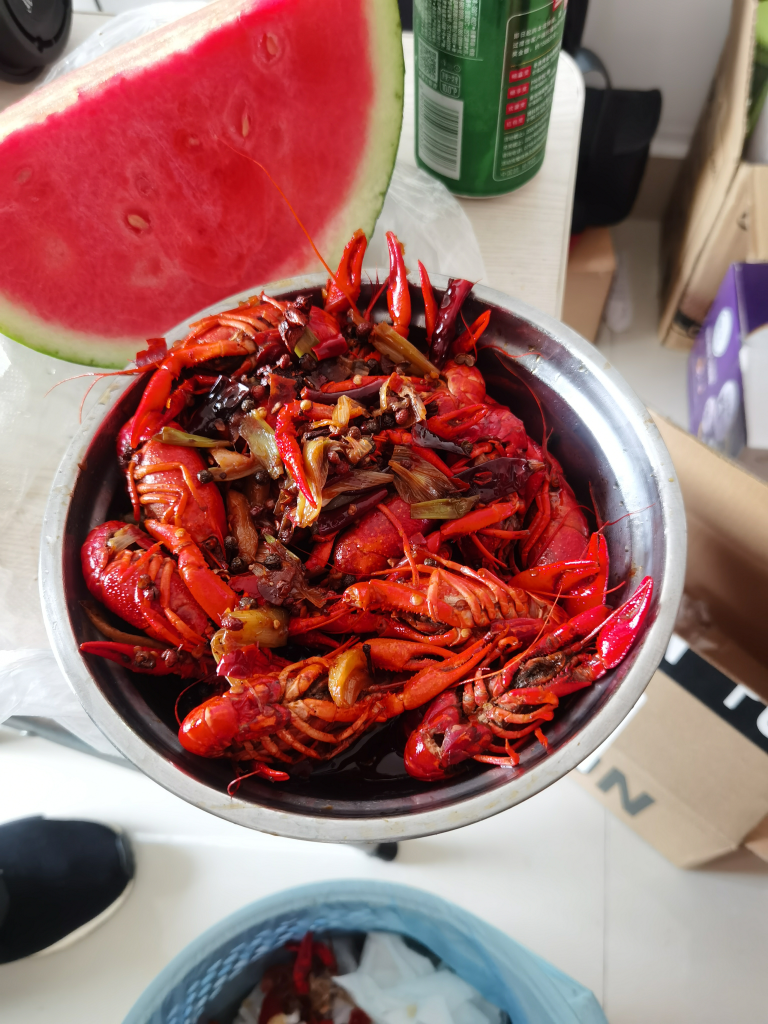
#> input picture learning opencv1/data/P40.jpg, 3072 x 4096 px, given in place of , which was not available (shown at 1/4 size)
$ python video_meanshift.py
#> lines starting #> are read from the running program, lines starting #| are printed output that depends on the picture; after the words box and inside, x2 and y2 are one past the last pixel; in counts of white or black regions, pixels touching at a corner belong together; pictures that were not available may be replaced by others from this repository, and a replacement may not be noted
# Meanshift和Camshift算法在视频中找到并跟踪目标对象

import numpy as np
import cv2

filename = './'
cap = cv2.VideoCapture(filename)

# 读取视频中的每一帧
ret, frame = cap.read()
#> frame is the input picture: shape (4096, 3072, 3); mean B, G, R 102.4, 107.1, 154
# 设置初始窗口位置
r, h, c, w = 250, 90, 400, 125
track_window = (c, r, w, h)

# 设置ROI跟踪
roi = frame[r:r+h, c:c+w]
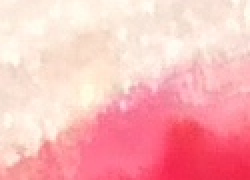
#> roi: shape (90, 125, 3) (shown 2 times larger); mean B, G, R 184.8, 183.3, 250.3
hsv_roi = cv2.cvtColor(frame, cv2.COLOR_BGR2HSV)
#> hsv_roi: shape (4096, 3072, 3); mean H, S, V 70.1, 109.3, 158.4
mask = cv2.inRange(hsv_roi, np.array((0., 60., 32.)), np.array((180., 255., 255.)))
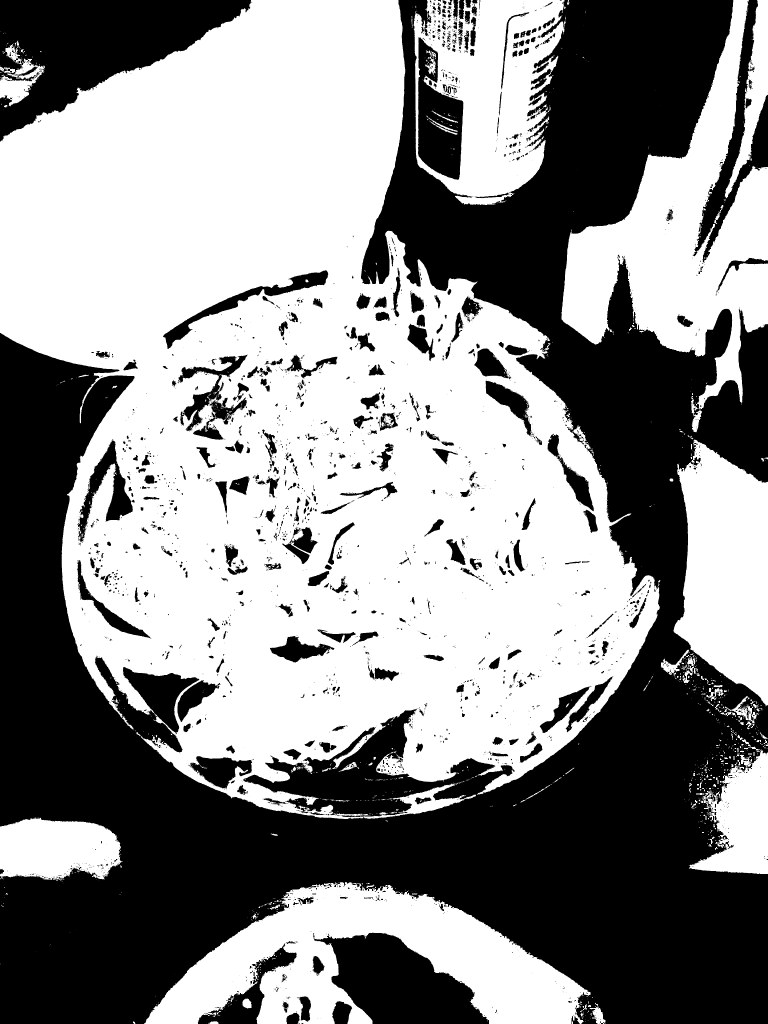
#> mask: shape (4096, 3072) (shown at 1/4 size); 54.8% white; 3937 black regions (3095 under 20 px), largest, box (x1, y1, x2, y2) and area: (0, 0, 3072, 4096) 4635939, (0, 0, 1007, 568) 278640, (1252, 3731, 1956, 4096) 149552
roi_hist = cv2.calcHist([hsv_roi], [0], mask, [180], [0, 180])
#> roi_hist = 180 values, max 831834 at index 178, min 0 at index 72, mean 38336.1
cv2.normalize(roi_hist, roi_hist, 0, 255, cv2.NORM_MINMAX)

#
#> (the run stopped early here; a loop or call above may not have finished)

$ run again, on learning opencv1/data/ball.jpg
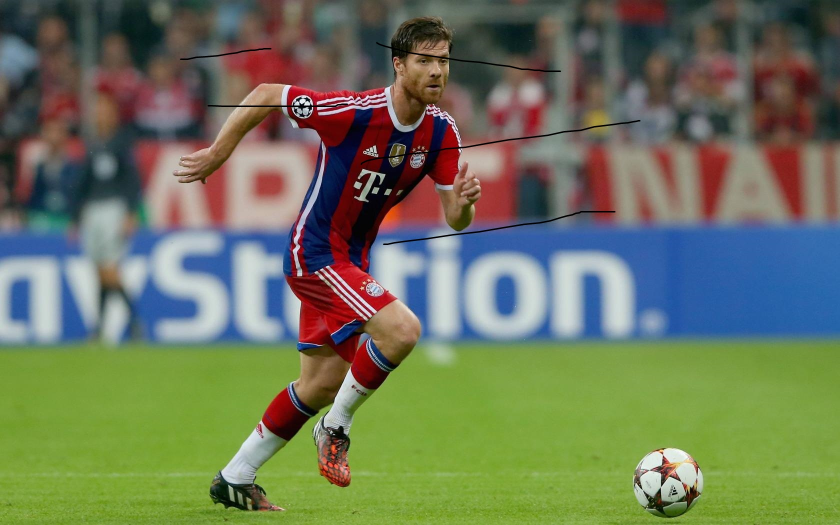
#> input picture learning opencv1/data/ball.jpg, 1680 x 1050 px, given in place of , which was not available (shown at 1/2 size)
#> frame is the input picture: shape (1050, 1680, 3); mean B, G, R 91.1, 117.1, 109.6
#> `roi = frame[r:r+h, c:c+w]`:
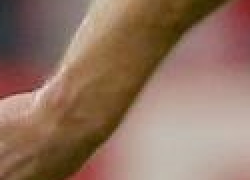
#> roi: shape (90, 125, 3) (shown 2 times larger); mean B, G, R 97.7, 115.5, 145.7
#> hsv_roi: shape (1050, 1680, 3); mean H, S, V 62, 118.4, 138.3
#> `mask = cv2.inRange(hsv_roi, np.array((0., 60., 32.)), np.array((180., ..`:
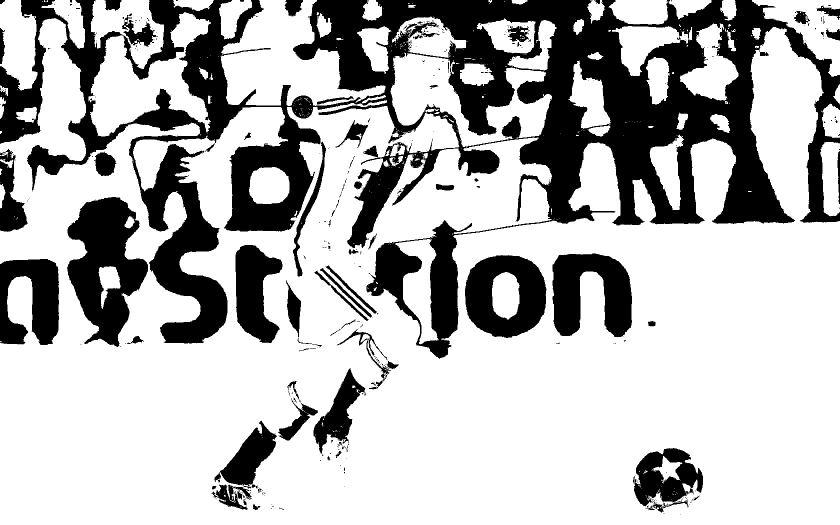
#> mask: shape (1050, 1680) (shown at 1/2 size); 72.1% white; 415 black regions (339 under 20 px), largest, box (x1, y1, x2, y2) and area: (0, 0, 1680, 718) 349408, (134, 394, 296, 694) 27676, (1105, 507, 1264, 674) 17647
#> roi_hist = 180 values, max 317242 at index 41, min 76 at index 144, mean 7069.7

$ run again, on learning opencv1/data/ball_face.jpg
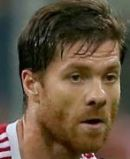
#> input picture learning opencv1/data/ball_face.jpg, 130 x 159 px, given in place of , which was not available
#> frame is the input picture: shape (159, 130, 3); mean B, G, R 63.1, 82.5, 99.1
#> roi = empty array
#> hsv_roi: shape (159, 130, 3); mean H, S, V 33.2, 112, 102
#> `mask = cv2.inRange(hsv_roi, np.array((0., 60., 32.)), np.array((180., ..`:
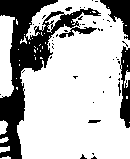
#> mask: shape (159, 130); 72.3% white; 47 black regions (42 under 20 px), largest, box (x1, y1, x2, y2) and area: (0, 0, 101, 159) 4382, (120, 46, 130, 128) 576, (100, 0, 130, 40) 559, (88, 120, 101, 123) 32, (118, 82, 121, 96) 20
#> roi_hist = 180 values, max 1607 at index 13, min 0 at index 31, mean 82.98
